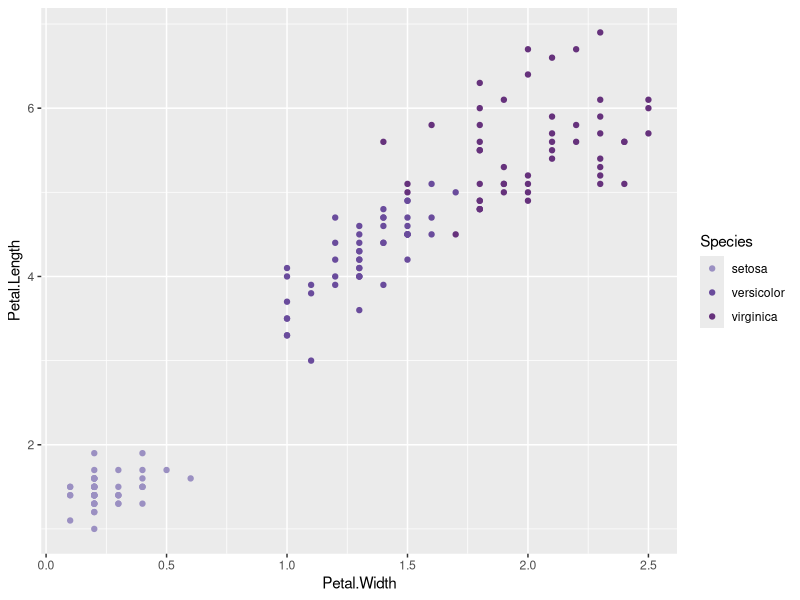
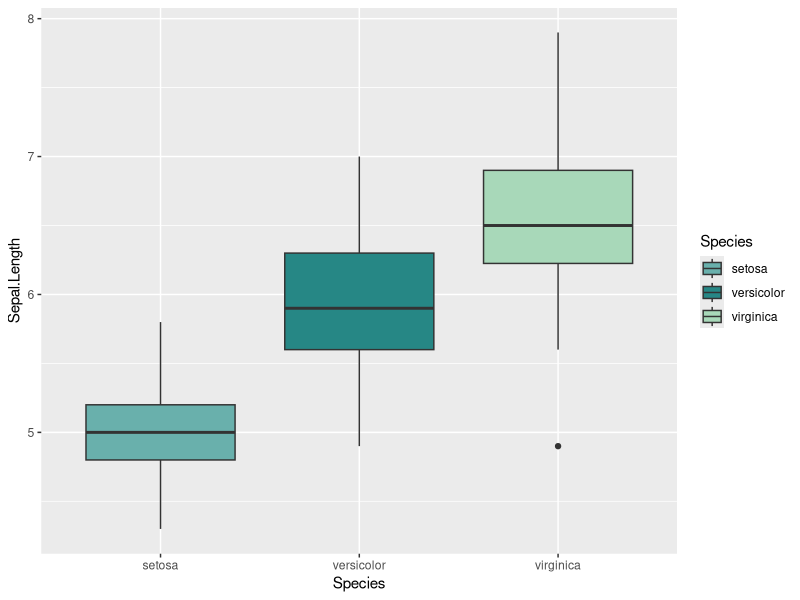
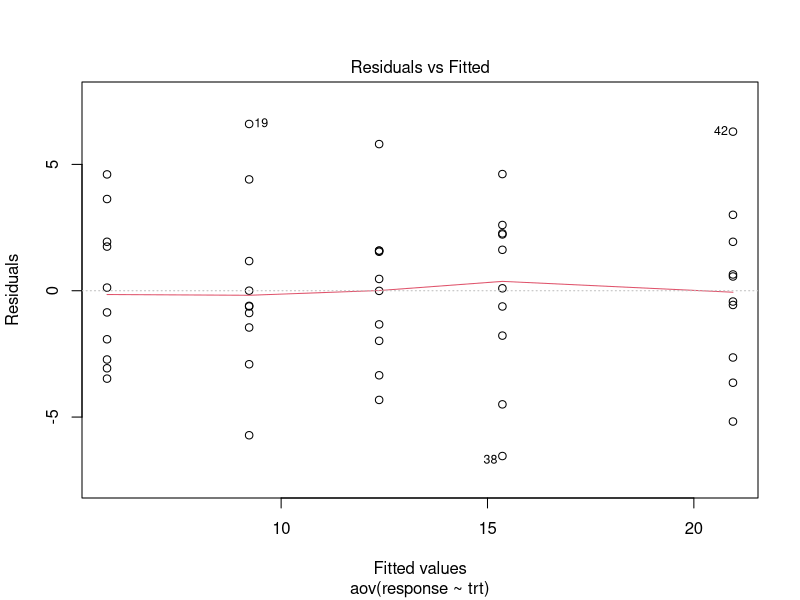
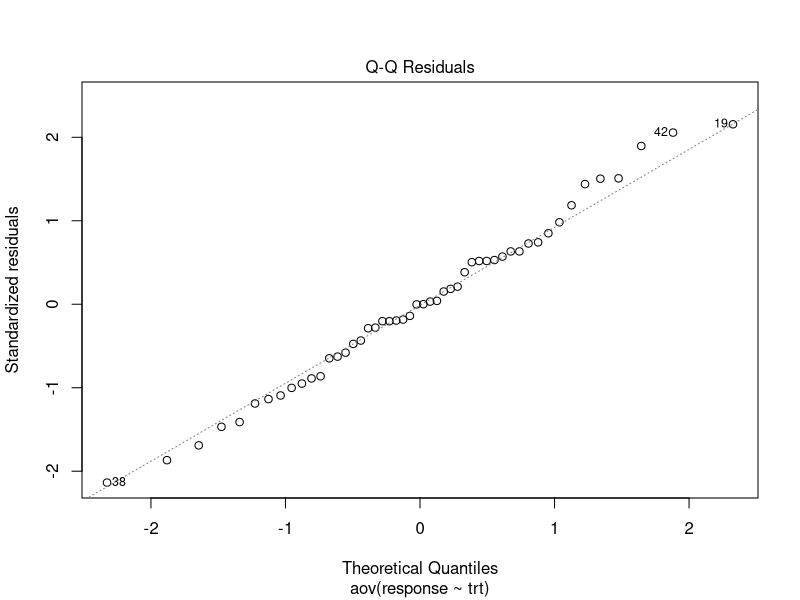
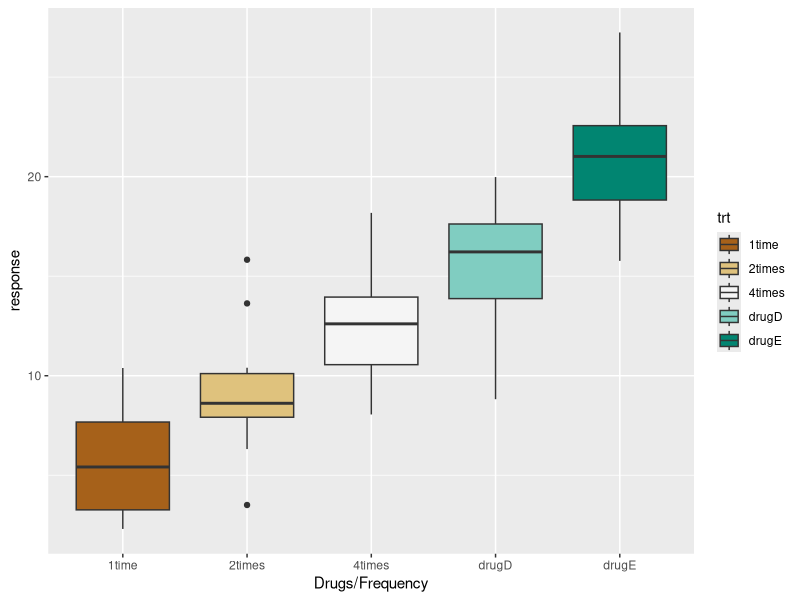

Reproduce these figures in R, in order.
## ---- chunk 1
knitr::opts_chunk$set(echo = TRUE)
## ---- chunk 2
library(ggplot2)
library(dplyr)
data("iris") #内置数据集iris
head(iris) #查看前六行数据
linear_model <- lm(Petal.Length ~ Petal.Width,data = iris)
linear_model$coefficients #可知两种指标的相似度为2.229940
colorset1 <- c("#9B90C2","#6A4C9C","#66327C")
colorset2 <- c("#69B0AC","#268785","#A8D8B9")
iris %>% #绘制散点图,数据点颜色指代不同的Species
  ggplot(aes(x = Petal.Width,y = Petal.Length,color = Species))+
  geom_point()+
  scale_color_manual(values = colorset1)
iris %>% #绘制箱线图,分析Sepal.Length特征
  ggplot(aes(x = Species,y = Sepal.Length,fill = Species))+
  geom_boxplot()+
  scale_fill_manual(values = colorset2)
## ---- chunk 3
n <- 20
u1 <- 36.75
s1 <- 2.77
u2 <- 40.35
s2 <- 1.56
F12 <- s1^2/s2^2 #用F-test进行方差齐性分析
F12 #F1的值为3.152901,大于F(19,19,0.99)
t <- (u1-u2)/((s1^2/n)+(s2^2/n))^0.5
t
k <- (s1^2/n)/((s1^2/n)+s2^2/n)
df <- ((k^2/n)+((1-k)^2/n))^-1
df #对应a=0.01的t值为2.45,大于t
## ---- chunk 4
library(multcomp)
data(cholesterol) #内置数据集
head(cholesterol) #查看前六行
res.aov <- aov(response~trt,data = cholesterol) #ANOVA分析
plot(res.aov,1) #方差齐性检验
plot(res.aov,2) #正态性检验
summary(res.aov) #是否有显著性影响
cholesterol %>% #箱线图绘制，对比不同药物/频次治疗方法效果
  ggplot(aes(x = trt,y = response,fill = trt))+
  geom_boxplot()+
  labs(x = "Drugs/Frequency")+
  scale_fill_brewer(palette = "BrBG")
